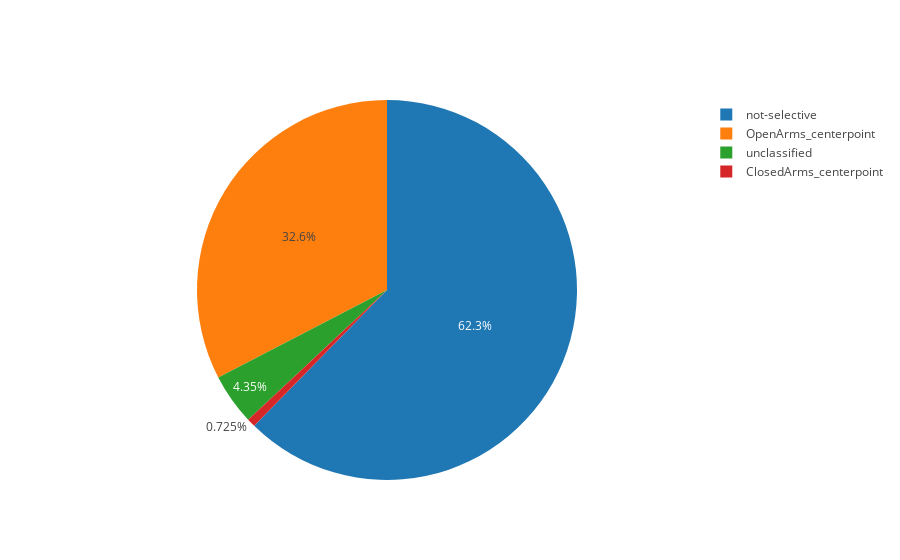

Write notebook code for a chart like this one.
### Markdown cell above
## For DRD87, DRD77, DRD73, & DRD46, as a collective, we have:

### Code cell
all_cells_dictionary = concat_dictionaries(drd87_cell_dict, drd77_cell_dict, drd73_cell_dict, drd46_cell_dict)
plot_pie_chart(all_cells_dictionary, "OpenArms_centerpoint", "ClosedArms_centerpoint", "not-selective", "unclassified")

### Figure 1 — Plotly figure (JSON) as saved in the notebook; plotly's stock layout.template omitted (floating-point values rounded to 4 significant figures)
{"data": [{"labels": ["OpenArms_centerpoint", "ClosedArms_centerpoint", "not-selective", "unclassified"], "type": "pie", "uid": "b5214d", "values": [45, 1, 86, 6]}], "layout": {"autosize": true}}
